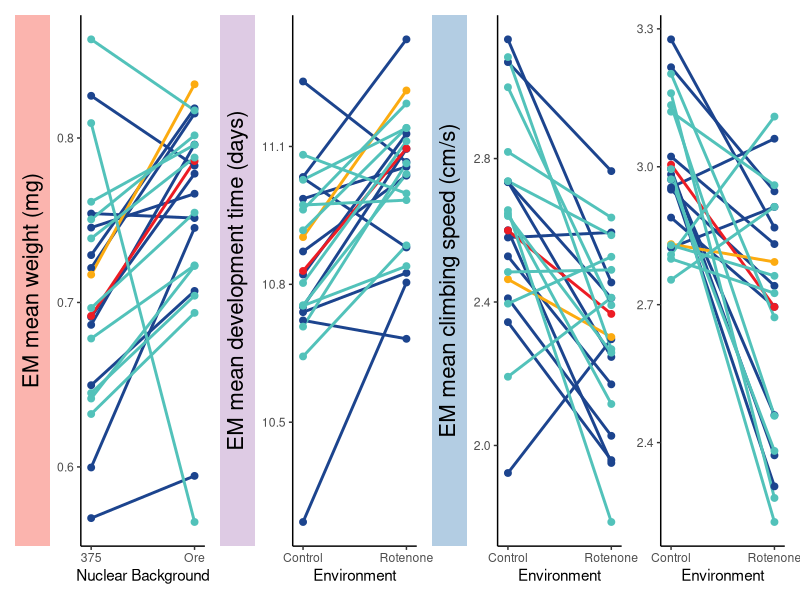

Recreate this plot in R.
###########################################################
# Script: ixn_plots.R
# Author: Leah Darwin
# Date: 2025-09-30
# Purpose: Plots interaction plots for significant second order effects using estimated marginal means. 
############################################################

# Load libraries ----------------------------------------------------------
## -------------------------------------------------------------------
## Setup: load & install required packages
## -------------------------------------------------------------------
packages = c(
  "dplyr", "ggplot2", "patchwork",
  "lme4", "lmerTest", "emmeans",
  "ggpubr", "ggtext"
)

new_pkgs = setdiff(packages, rownames(installed.packages()))
if (length(new_pkgs) > 0) {
  install.packages(new_pkgs, dependencies = TRUE)
}
invisible(lapply(packages, library, character.only = TRUE))

## -------------------------------------------------------------------
## Load datasets
## -------------------------------------------------------------------
weight = read.csv("weight/data/weight_adj.csv")
climb  = read.csv("climb/data/climb_adj.csv") %>% filter(Build != "parental")
dev    = read.csv("development/data/development_adj.csv") %>% filter(Build != "parental")

## -------------------------------------------------------------------
## Define consistent color palette
## -------------------------------------------------------------------
color_palette = c(
  "Beijing"    = "#1C448E",
  "Zimbabwe"   = "#52C2BA",
  "D.yakuba"   = "#FCAB10",
  "D.simulans" = "#ED1C24",
  "parent"     = "black"
)

## -------------------------------------------------------------------
## Helper functions
## -------------------------------------------------------------------

# Map mitochondrial codes to full origin names
map_mito_origin = function(mito_vector) {
  dplyr::case_when(
    grepl("B", mito_vector)      ~ "Beijing",
    grepl("Z", mito_vector)      ~ "Zimbabwe",
    grepl("siI", mito_vector)    ~ "D.simulans",
    grepl("yak", mito_vector)    ~ "D.yakuba",
    TRUE                         ~ mito_vector
  )
}

# Extract both emmeans and contrasts data frames
get_dfs = function(emm_obj) {
  contr = contrast(emm_obj, method = "pairwise")
  list(
    contrasts = as.data.frame(contr),
    emmeans   = as.data.frame(emm_obj)
  )
}

# Simple contrast plot (mean ± SE by mito)
plot_contrast = function(df) {
  ggplot(df, aes(x = Mito, y = estimate)) +
    geom_point(size = 3) +
    geom_errorbar(aes(ymin = estimate - SE, ymax = estimate + SE), width = 0.1) +
    theme_classic() +
    xlab("Mito") +
    ylab("Estimate")
}

# Mito × Nuc interaction plot
plot_ixn_mtnuc = function(df, palette = color_palette) {
  df2 = df %>% mutate(mitoOrig = map_mito_origin(Mito))
  ggplot(df2, aes(x = Nuc, y = emmean, group = Mito, color = mitoOrig)) +
    geom_line(size = 1) +
    geom_point(size = 2) +
    theme_classic() +
    scale_color_manual(values = palette) +
    scale_x_discrete(expand = expansion(mult = c(0.1, 0.1))) +
    labs(x = "Nuclear Background", y = NULL)
}

# Mito × Treatment interaction plot
plot_ixn_mttreat = function(df, palette = color_palette) {
  df2 = df %>% mutate(mitoOrig = map_mito_origin(Mito))
  ggplot(df2, aes(x = Treatment, y = emmean, group = Mito, color = mitoOrig)) +
    geom_line(size = 1) +
    geom_point(size = 2) +
    theme_classic() +
    scale_color_manual(values = palette) +
    scale_x_discrete(expand = expansion(mult = c(0.1, 0.1))) +
    labs(x = "Environment", y = NULL)
}

## -------------------------------------------------------------------
## ANALYSES & PLOTS
## -------------------------------------------------------------------

### --- Weight (Males) ---
weightM = weight %>%
  filter(Sex == "M", Build != "parental") %>%
  mutate(Y_adj = Y_adj * 1000)

weightM_lm = lmer(
  Y_adj ~ Mito * Nuc * Treatment + (1 | Mito:Nuc:Build),
  data = weightM
)

emm_mito_weight = emmeans(weightM_lm, ~ Nuc | Mito)
weight_dfs = get_dfs(emm_mito_weight)

weight_contrast_plot = plot_contrast(weight_dfs$contrasts)
weight_ixn_plot = plot_ixn_mtnuc(weight_dfs$emmeans) +
  labs(y = "EM mean weight (mg)") +
  theme(legend.position = "none") +
  theme(
    axis.title.y = element_textbox_simple(
      size = 16, lineheight = 1, halign = 0.5,
      fill = "#fbb4ae", padding = margin(5, 5, 5, 5),
      margin = margin(0, 0, 5, 0),
      orientation = "left-rotated"
    )
  )

### --- Development ---
dev_lm = lmerTest::lmer(
  Y_adj ~ Mito * Nuc * Treatment + Larval_density + (1 | Mito:Nuc:Build),
  data = dev
)

emm_mito_dev = emmeans(dev_lm, ~ Treatment | Mito)
dev_dfs = get_dfs(emm_mito_dev)

dev_contrast_plot = plot_contrast(dev_dfs$contrasts)
dev_ixn_plot = plot_ixn_mttreat(dev_dfs$emmeans) +
  labs(y = "EM mean development time (days)") +
  theme(legend.position = "none") +
  theme(
    axis.title.y = element_textbox_simple(
      size = 16, lineheight = 1, halign = 0.5,
      fill = "#decbe4", padding = margin(5, 5, 5, 5),
      margin = margin(0, 0, 5, 0),
      orientation = "left-rotated"
    )
  )

### --- Climbing (Males) ---
climbM = climb %>% filter(Sex == "M")
climbM_lm = lmer(
  Y_adj ~ Mito * Nuc * Treatment + (1 | Mito:Nuc:Build) +
    (1 | Mito:Nuc:Build:Treatment:Vial),
  data = climbM
)

emm_mito_climbM = emmeans(climbM_lm, ~ Treatment | Mito)
climbM_dfs = get_dfs(emm_mito_climbM)

climbM_contrast_plot = plot_contrast(climbM_dfs$contrasts)
climbM_ixn_plot = plot_ixn_mttreat(climbM_dfs$emmeans) +
  labs(y = NULL) +
  theme(legend.position = "none")

### --- Climbing (Females) ---
climbF = climb %>% filter(Sex == "F")
climbF_lm = lmer(
  Y_adj ~ Mito * Nuc * Treatment + (1 | Mito:Nuc:Build) +
    (1 | Mito:Nuc:Build:Treatment:Vial),
  data = climbF
)

emm_mito_climbF = emmeans(climbF_lm, ~ Treatment | Mito)
climbF_dfs = get_dfs(emm_mito_climbF)

climbF_contrast_plot = plot_contrast(climbF_dfs$contrasts)
climbF_ixn_plot = plot_ixn_mttreat(climbF_dfs$emmeans) +
  labs(y = "EM mean climbing speed (cm/s)") +
  theme(legend.position = "none") +
  theme(
    axis.title.y = element_textbox_simple(
      size = 16, lineheight = 1, halign = 0.5,
      fill = "#b3cde3", padding = margin(5, 5, 5, 5),
      margin = margin(0, 0, 5, 0),
      orientation = "left-rotated"
    )
  )

## -------------------------------------------------------------------
## Combine and save plots
## -------------------------------------------------------------------
combined_plot = weight_ixn_plot | dev_ixn_plot | climbF_ixn_plot | climbM_ixn_plot
ggsave("figures/ixn_plot.pdf", combined_plot, width = 11, height = 4.5)
